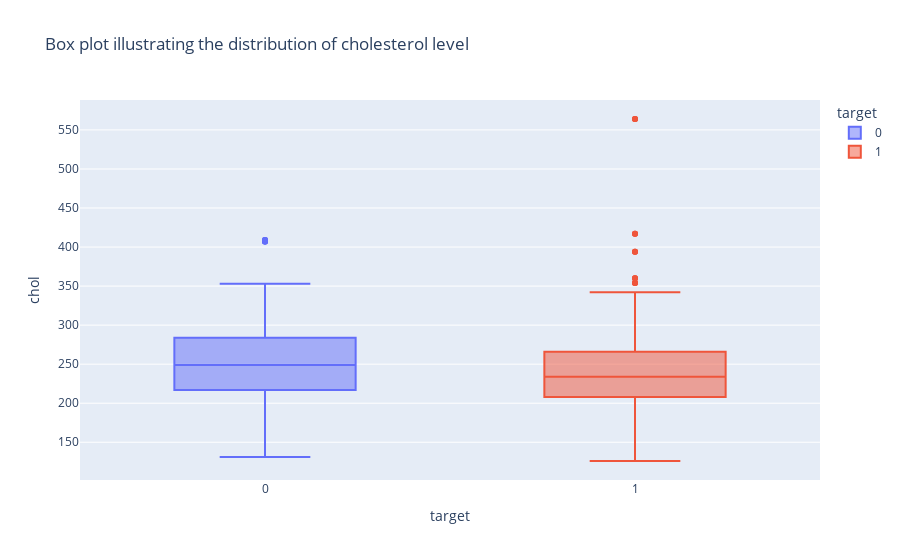

Notebook cell for this chart:
### Code cell
# Box plot illustrating the distribution of cholesterol level 
px.box(heart_dataset, x="target", y="chol", color="target", title="Box plot illustrating the distribution of cholesterol level")

### Figure 1 — Plotly figure (JSON) as saved in the notebook; plotly's stock layout.template omitted (floating-point values rounded to 4 significant figures; data arrays with more than 128 entries replaced by an {"elided": "..."} marker saying what was removed)
{"data": [{"alignmentgroup": "True", "hovertemplate": "target=%{x}<br>chol=%{y}<extra></extra>", "legendgroup": "0", "marker": {"color": "#636efa"}, "name": "0", "notched": false, "offsetgroup": "0", "orientation": "v", "showlegend": true, "type": "box", "x": {"elided": "499 int values"}, "x0": " ", "xaxis": "x", "y": {"elided": "499 int values"}, "y0": " ", "yaxis": "y"}, {"alignmentgroup": "True", "hovertemplate": "target=%{x}<br>chol=%{y}<extra></extra>", "legendgroup": "1", "marker": {"color": "#EF553B"}, "name": "1", "notched": false, "offsetgroup": "1", "orientation": "v", "showlegend": true, "type": "box", "x": {"elided": "526 int values"}, "x0": " ", "xaxis": "x", "y": {"elided": "526 int values"}, "y0": " ", "yaxis": "y"}], "layout": {"boxmode": "overlay", "legend": {"title": {"text": "target"}, "tracegroupgap": 0}, "title": {"text": "Box plot illustrating the distribution of cholesterol level"}, "xaxis": {"anchor": "y", "categoryarray": [0, 1], "categoryorder": "array", "domain": [0, 1], "title": {"text": "target"}}, "yaxis": {"anchor": "x", "domain": [0, 1], "title": {"text": "chol"}}}}
